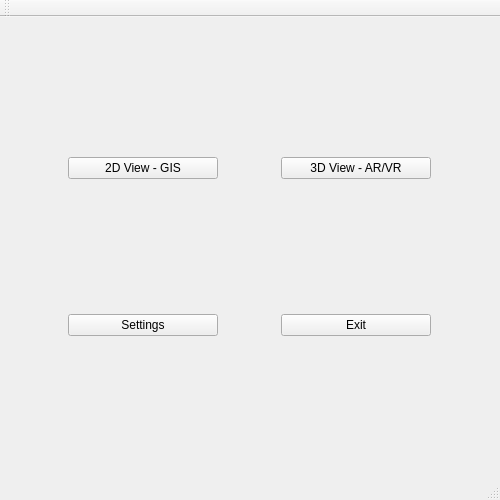
<?xml version="1.0" encoding="UTF-8"?>
<ui version="4.0">
 <class>MainWindow</class>
 <widget class="QMainWindow" name="MainWindow">
  <property name="geometry">
   <rect>
    <x>0</x>
    <y>0</y>
    <width>500</width>
    <height>500</height>
   </rect>
  </property>
  <property name="sizePolicy">
   <sizepolicy hsizetype="Fixed" vsizetype="Fixed">
    <horstretch>0</horstretch>
    <verstretch>0</verstretch>
   </sizepolicy>
  </property>
  <property name="minimumSize">
   <size>
    <width>450</width>
    <height>450</height>
   </size>
  </property>
  <property name="windowTitle">
   <string>ARINFUSE APP</string>
  </property>
  <widget class="QWidget" name="centralWidget">
   <layout class="QVBoxLayout" name="verticalLayout">
    <item>
     <layout class="QHBoxLayout" name="horizontalLayout">
      <item>
       <widget class="QPushButton" name="gisViewBtn">
        <property name="sizePolicy">
         <sizepolicy hsizetype="Fixed" vsizetype="Fixed">
          <horstretch>0</horstretch>
          <verstretch>0</verstretch>
         </sizepolicy>
        </property>
        <property name="minimumSize">
         <size>
          <width>150</width>
          <height>0</height>
         </size>
        </property>
        <property name="maximumSize">
         <size>
          <width>16777215</width>
          <height>16777215</height>
         </size>
        </property>
        <property name="text">
         <string>2D View - GIS</string>
        </property>
       </widget>
      </item>
      <item>
       <widget class="QPushButton" name="viewARBtn">
        <property name="sizePolicy">
         <sizepolicy hsizetype="Fixed" vsizetype="Fixed">
          <horstretch>0</horstretch>
          <verstretch>0</verstretch>
         </sizepolicy>
        </property>
        <property name="minimumSize">
         <size>
          <width>150</width>
          <height>0</height>
         </size>
        </property>
        <property name="maximumSize">
         <size>
          <width>16777215</width>
          <height>16777215</height>
         </size>
        </property>
        <property name="text">
         <string>3D View - AR/VR</string>
        </property>
       </widget>
      </item>
     </layout>
    </item>
    <item>
     <layout class="QHBoxLayout" name="horizontalLayout_2">
      <item>
       <widget class="QPushButton" name="settingsBtn">
        <property name="sizePolicy">
         <sizepolicy hsizetype="Fixed" vsizetype="Fixed">
          <horstretch>0</horstretch>
          <verstretch>0</verstretch>
         </sizepolicy>
        </property>
        <property name="minimumSize">
         <size>
          <width>150</width>
          <height>0</height>
         </size>
        </property>
        <property name="maximumSize">
         <size>
          <width>16777215</width>
          <height>16777215</height>
         </size>
        </property>
        <property name="text">
         <string>Settings</string>
        </property>
       </widget>
      </item>
      <item>
       <widget class="QPushButton" name="exitBtn">
        <property name="sizePolicy">
         <sizepolicy hsizetype="Fixed" vsizetype="Fixed">
          <horstretch>0</horstretch>
          <verstretch>0</verstretch>
         </sizepolicy>
        </property>
        <property name="minimumSize">
         <size>
          <width>150</width>
          <height>0</height>
         </size>
        </property>
        <property name="maximumSize">
         <size>
          <width>16777215</width>
          <height>16777215</height>
         </size>
        </property>
        <property name="text">
         <string>Exit</string>
        </property>
       </widget>
      </item>
     </layout>
    </item>
   </layout>
  </widget>
  <widget class="QToolBar" name="mainToolBar">
   <attribute name="toolBarArea">
    <enum>TopToolBarArea</enum>
   </attribute>
   <attribute name="toolBarBreak">
    <bool>false</bool>
   </attribute>
  </widget>
  <widget class="QStatusBar" name="statusBar"/>
 </widget>
 <layoutdefault spacing="6" margin="11"/>
 <resources/>
 <connections>
  <connection>
   <sender>exitBtn</sender>
   <signal>clicked()</signal>
   <receiver>MainWindow</receiver>
   <slot>close()</slot>
   <hints>
    <hint type="sourcelabel">
     <x>280</x>
     <y>200</y>
    </hint>
    <hint type="destinationlabel">
     <x>280</x>
     <y>226</y>
    </hint>
   </hints>
  </connection>
 </connections>
</ui>
